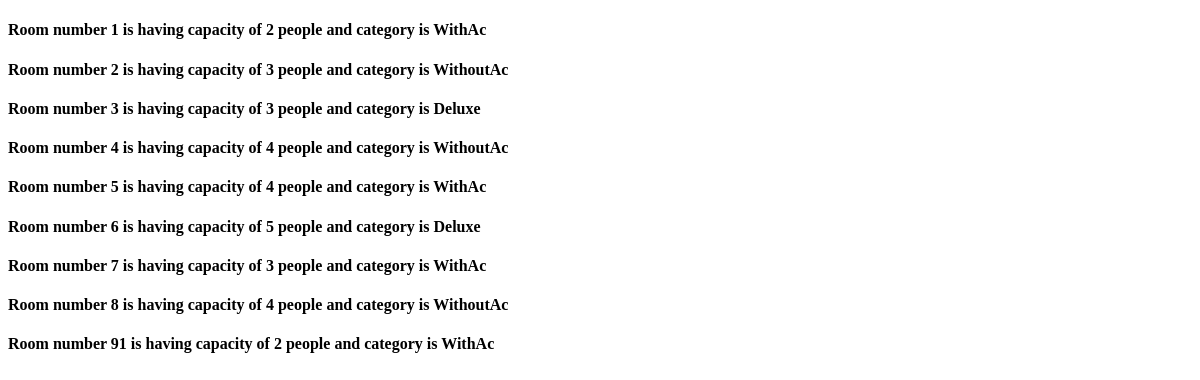
/room_list/, run on an earlier commit of the app's database.
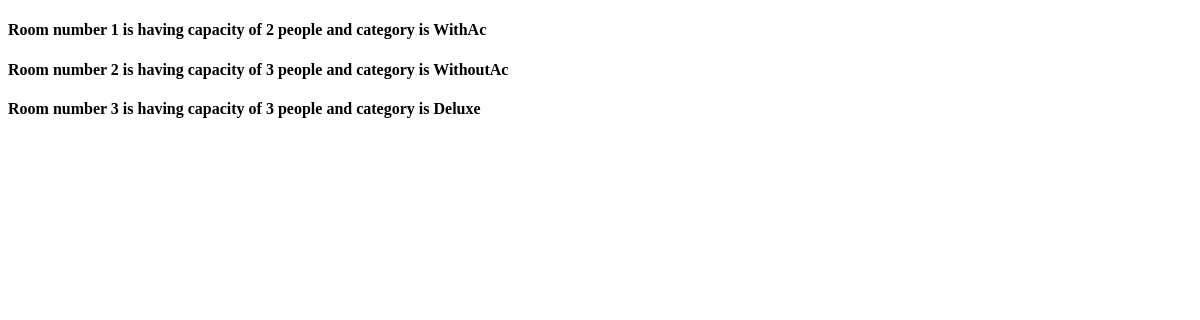
And on a later commit of the database.
### HMS_APP/models.py (models this page shows)
class Room(models.Model) :
    ROOM_CATEGORIES = (
        ('WithAc', 'AC'),
        ('WithoutAc', 'NON-AC'),
        ('Deluxe', 'DELUXE'),
    )
    number = models.IntegerField()
    category = models.CharField(max_length = 10, choices=ROOM_CATEGORIES)
    capacity = models.IntegerField()
    room_description = models.TextField()
    room_price = models.IntegerField(help_text = "Price Per Day", null=True)
    room_picture = models.ImageField(null=True)
    def __str__(self) :
        return f'Room number {self.number} is having capacity of {self.capacity} people and category is {self.category}'

### HMS_APP/views.py (the view)
# urls.py: path('room_list/', RoomList.as_view(), name = "roomlist"),
class RoomList(ListView):
    model = Room

### templates/HMS_APP/room_list.html (shortened to what this page needs)
<!DOCTYPE html>
<html lang="en">
<head>
</head>
<body>
    {% for rooms in room_list %}
    <h4> {{rooms}} </h4>
    {% endfor %}
</body>
</html>

What changed in the data, as far as the page shows it:
removed Room: number+capacity+category "Room number 4 is having capacity of 4 people and category is WithoutAc"
removed Room: number+capacity+category "Room number 5 is having capacity of 4 people and category is WithAc"
removed Room: number+capacity+category "Room number 6 is having capacity of 5 people and category is Deluxe"
removed Room: number+capacity+category "Room number 7 is having capacity of 3 people and category is WithAc"
removed Room: number+capacity+category "Room number 8 is having capacity of 4 people and category is WithoutAc"
removed Room: number+capacity+category "Room number 91 is having capacity of 2 people and category is WithAc"
